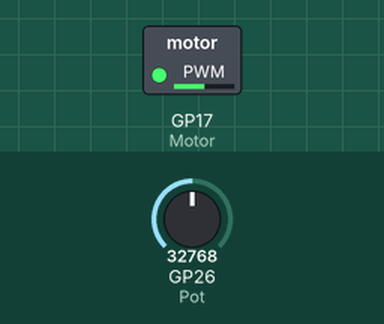
Bench run of a program on a simulated Raspberry Pi Pico running MicroPython. On the bench: switched loads named in the program (green lamp = pin HIGH). The inputs (shaded band) are chosen by the test bench; at power-on: GP26 (Pot) = 32768 (analog values on the 0–65535 scale).

Above: at 1.2 s.
1.3 s: GP26 (Pot) set to 45874
At 2.1 s:
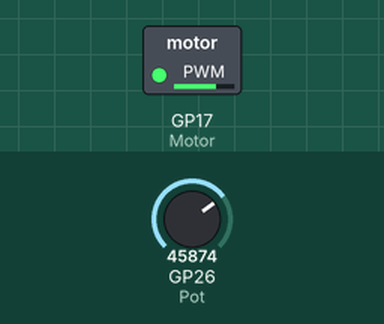
2.8 s: GP26 (Pot) set to 57670
At 3.3 s:
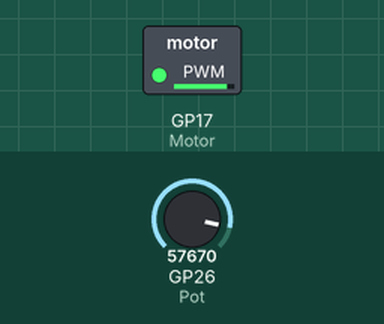
4.3 s: GP26 (Pot) set to 7864
At 5.5 s:
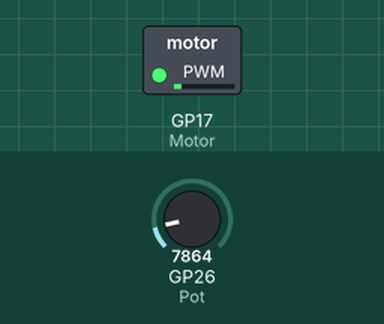
5.8 s: GP26 (Pot) set to 0
At 6.8 s:
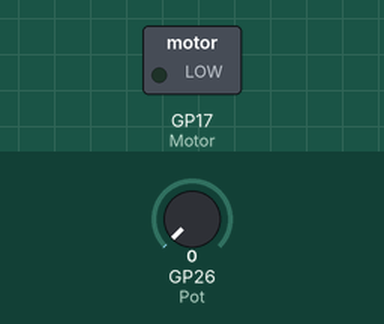
Timing chart, 0 to 8.3 s (numbered marks = the images above; inputs shaded):
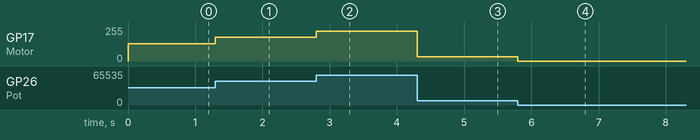

The program:

Motor.py
```python
#----------------------------------------------------------
#				CHANGING THE MOTOR SPEED
#				========================
#
# In this project a brushed DC motor is connected to the
# Pico.Additionally, a potentiometer is conencted to channel
# 0 of the ADC.Varying the potentiometer changes the motor speed
#
# Author: Dogan Ibrahim
# File  : Motor.py
# Date  : February 2011
#------------------------------------------------------------
from machine import Pin, PWM, ADC

Pot = ADC(0)                    	# Pot at channel 0
Motor = Pin(17, Pin.OUT)        	# Motor at GP17

ch = PWM(Pin(17))					# PWM at GP17
ch.freq(1000)						# Frequency = 1000Hz

while True:							# Do forever
    duty = Pot.read_u16()			# Read pot data
    ch.duty_u16(duty)				# Change duty cycle
```

Measured:
- after the input at 1.3 s, GP17 (Motor): 128/255 → 178/255 at once
- after the input at 2.8 s, GP17 (Motor): 178/255 → 224/255 at once
- after the input at 4.3 s, GP17 (Motor): 224/255 → 31/255 at once
- after the input at 5.8 s, GP17 (Motor): 31/255 → 0/255 at once
